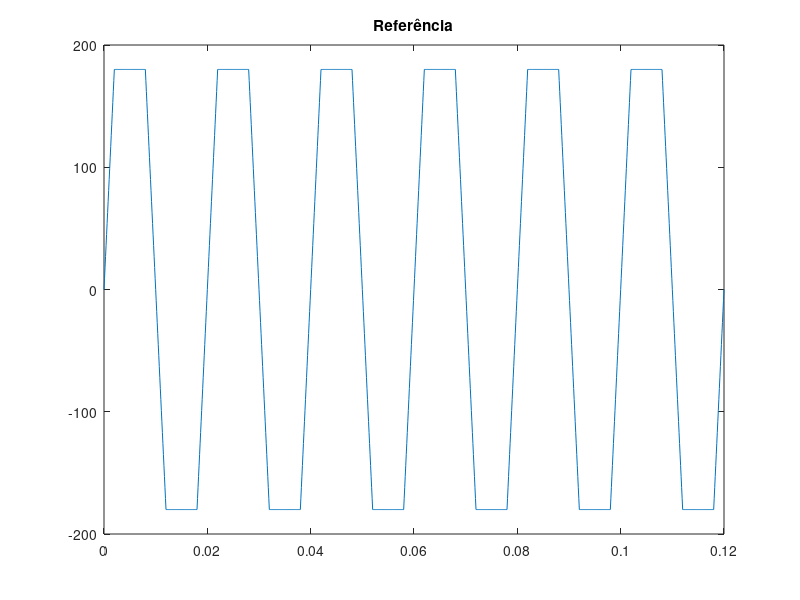

This figure's MATLAB source:
close all; clear; clc;

A_p = 180;                         % Amplitude de P(s) = 180V
T_p = 20e-3;                       % Período de P(s) = 20ms

Fs = 10e3;                      % Frequência de Amostragem de 10KHz
Ts = 1/Fs;                      % Período de amostragem = 100us

TT = 120e-3;                      % Tempo total de simulação: 120ms
NT = TT/Ts;                       % 120ms/100us: 1200 pontos


t = 0:Ts:TT;                    % Vetor de tempo
nq = 0;                          % Contador de pontos da referência

% Inicialização dos vetores
v_ref=zeros(1, NT+1);

%Simulação
for n=1:NT+1
    if nq < 0.002/Ts % rampa zero à máxima
        v_ref(n) = A_p/(0.002/Ts)*nq;
    elseif nq < 0.008/Ts % tensão máxima
        v_ref(n) = A_p;
    elseif nq < 0.010/Ts % rampa máximo a zero
        v_ref(n) = A_p - A_p/(0.002/Ts)*(nq - 0.008/Ts);
    elseif nq < 0.012/Ts % rampa zero a mínima
        v_ref(n) = 0 - A_p/(0.002/Ts)*(nq - 0.010/Ts);
    elseif nq < 0.018/Ts % tensão mínima
         v_ref(n) = -A_p;
    elseif nq < 0.020/Ts % rampa mínima a zero
         v_ref(n) = -A_p + A_p/(0.002/Ts)*(nq - 0.018/Ts);
    else
        nq = 0;
    end
    nq = nq+1;
end

%% Geração dos gráficos
plot(t, v_ref);
title('Referência')

